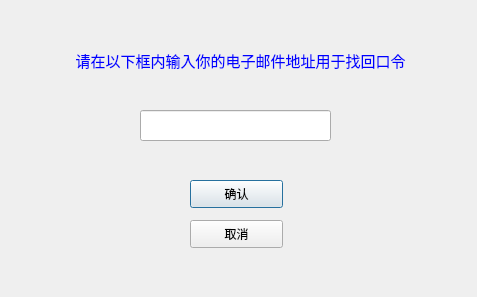
<?xml version="1.0" encoding="UTF-8"?>
<ui version="4.0">
 <class>Dialog</class>
 <widget class="QDialog" name="Dialog">
  <property name="geometry">
   <rect>
    <x>0</x>
    <y>0</y>
    <width>477</width>
    <height>297</height>
   </rect>
  </property>
  <property name="windowTitle">
   <string>Dialog</string>
  </property>
  <widget class="QLabel" name="headline">
   <property name="geometry">
    <rect>
     <x>40</x>
     <y>40</y>
     <width>401</width>
     <height>41</height>
    </rect>
   </property>
   <property name="text">
    <string>&lt;html&gt;&lt;head/&gt;&lt;body&gt;&lt;p align=&quot;center&quot;&gt;&lt;span style=&quot; font-size:11pt; color:#0000ff;&quot;&gt;请在以下框内输入你的电子邮件地址用于找回口令&lt;/span&gt;&lt;/p&gt;&lt;/body&gt;&lt;/html&gt;</string>
   </property>
  </widget>
  <widget class="QLineEdit" name="inputUsername">
   <property name="geometry">
    <rect>
     <x>140</x>
     <y>110</y>
     <width>191</width>
     <height>31</height>
    </rect>
   </property>
  </widget>
  <widget class="QPushButton" name="conFrim">
   <property name="geometry">
    <rect>
     <x>190</x>
     <y>180</y>
     <width>93</width>
     <height>28</height>
    </rect>
   </property>
   <property name="text">
    <string>确认</string>
   </property>
  </widget>
  <widget class="QPushButton" name="cancel">
   <property name="geometry">
    <rect>
     <x>190</x>
     <y>220</y>
     <width>93</width>
     <height>28</height>
    </rect>
   </property>
   <property name="text">
    <string>取消</string>
   </property>
  </widget>
 </widget>
 <resources/>
 <connections/>
</ui>
